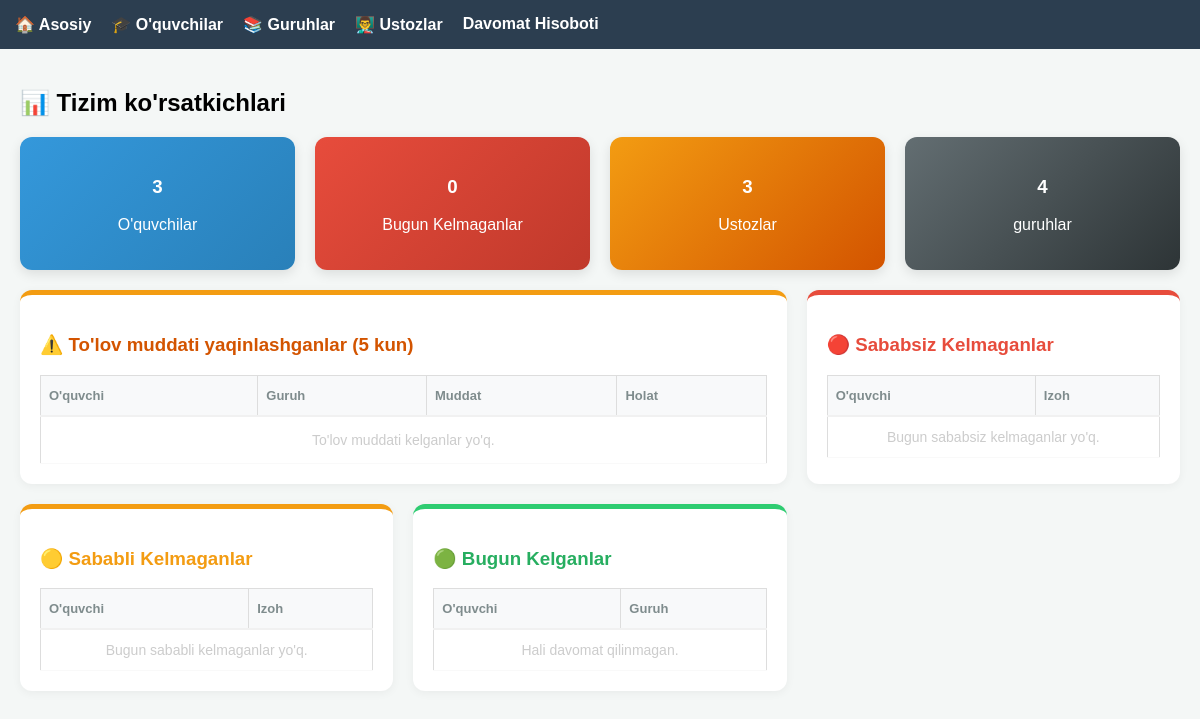
/bosh-sahifa/ (signed in), run on an earlier commit of the app's database.
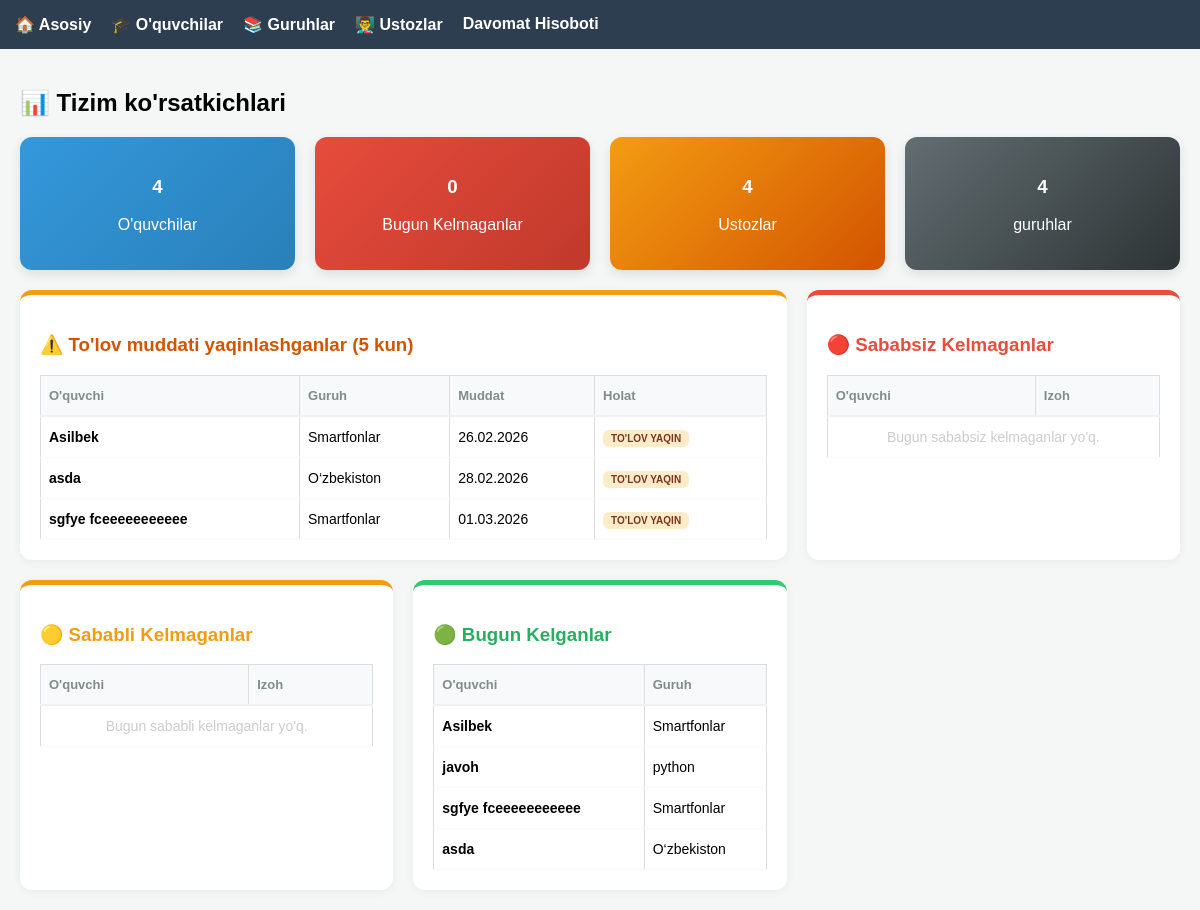
And on a later commit of the database.
### markaz/models.py (models this page shows, shortened)
class Student(models.Model):
    full_name = models.CharField(max_length=200)
    phone = models.CharField(max_length=13)
    group = models.ForeignKey(Group, on_delete=models.CASCADE, related_name='students')
    balance = models.DecimalField(max_digits=12, decimal_places=2, default=0)
    pay_until = models.DateField(null=True, blank=True, verbose_name="To'lov muddati")

class Group(models.Model):
    name = models.CharField(max_length=100)
    teacher = models.ForeignKey(Teacher, on_delete=models.SET_NULL, null=True)
    price = models.DecimalField(max_digits=10, decimal_places=2, default=0) # Kurs narxi

class Attendance(models.Model):
    student = models.ForeignKey(Student, on_delete=models.CASCADE)
    group = models.ForeignKey(Group, on_delete=models.CASCADE)
    date = models.DateField()
    is_present = models.BooleanField(default=True)
    reason_type = models.CharField(
        max_length=20,
        choices=[('sababli', 'Sababli'), ('sababsiz', 'Sababsiz')],
        null=True,
        blank=True
    )
    comment = models.TextField(null=True, blank=True)

### markaz/views.py (the view)
# urls.py: path('bosh-sahifa/', views.dashboard, name='dashboard'),
@login_required
def dashboard(request):
    today = timezone.now().date()
    five_days_later = today + timedelta(days=5)
    chronic_absent_students = []
    for student in Student.objects.all():
        last_3 = Attendance.objects.filter(student=student).order_by('-date')[:3]
        if last_3.count() == 3 and all(not att.is_present for att in last_3):
            chronic_absent_students.append(student)
    absent_records = Attendance.objects.filter(date=today, is_present=False)
    absent_unexcused = absent_records.filter(reason_type='sababsiz')
    absent_excused = absent_records.filter(reason_type='sababli')
    present_today = Attendance.objects.filter(date=today, is_present=True)
    warning_students = Student.objects.filter(
        pay_until__lte=five_days_later,
        pay_until__gte=today
    )
    debtors_count = Student.objects.filter(pay_until__lt=today).count()
    context = {
        'students_count': Student.objects.count(),
        'teachers_count': Teacher.objects.count(),
        'groups_count': Group.objects.count(),
        'absent_unexcused': absent_unexcused,
        'absent_excused': absent_excused,
        'present_today': present_today,
        'chronic_absent_students': chronic_absent_students,
        'warning_students': warning_students,
        'debtors_count': debtors_count,
        'today': today,
    }
    return render(request, 'dashboard.html', context)

### templates/dashboard.html (shortened to what the changed rows need)
{% extends 'base.html' %}
{% block content %}
<h2>📊 Tizim ko'rsatkichlari</h2>
<div class="stats-container">
    <a href="{% url 'student_list' %}" class="card bg-students">
        <h3>{{ students_count }}</h3>
        <p>O'quvchilar</p>
    </a>
    <a href="{% url 'teacher_list' %}" class="card bg-warning">
        <h3>{{ teachers_count }}</h3>
        <p>Ustozlar</p>
    </a>
</div>
<div class="report-section">
    <div class="report-box" style="border-top-color: #f39c12; grid-column: span 2;">
        <table class="status-table">
            <thead>
                <tr>
                    <th>O'quvchi</th>
                    <th>Guruh</th>
                    <th>Muddat</th>
                    <th>Holat</th>
                </tr>
            </thead>
            <tbody>
                {% for s in warning_students %}
                <tr>
                    <td><b>{{ s.full_name }}</b></td>
                    <td>{{ s.group.name }}</td>
                    <td>{{ s.pay_until|date:"d.m.Y" }}</td>
                    <td><span class="badge badge-yellow">To'lov yaqin</span></td>
                </tr>
                {% empty %}
                <tr><td colspan="4" style="text-align: center; color: #ccc; padding: 15px;">To'lov muddati kelganlar yo'q.</td></tr>
                {% endfor %}
            </tbody>
        </table>
    </div>
    <div class="report-box" style="border-top-color: #e74c3c;">
        <table class="status-table">
            <thead>
                <tr>
                    <th>O'quvchi</th>
                    <th>Izoh</th>
                </tr>
            </thead>
        </table>
    </div>
    <div class="report-box" style="border-top-color: #f39c12;">
        <table class="status-table">
            <thead>
                <tr>
                    <th>O'quvchi</th>
                    <th>Izoh</th>
                </tr>
            </thead>
        </table>
    </div>
    <div class="report-box" style="border-top-color: #2ecc71;">
        <table class="status-table">
            <thead>
                <tr>
                    <th>O'quvchi</th>
                    <th>Guruh</th>
                </tr>
            </thead>
            <tbody>
                {% for p in present_today %}
                <tr>
                    <td><b>{{ p.student.full_name }}</b></td>
                    <td>{{ p.group.name }}</td>
                </tr>
                {% empty %}
                <tr><td colspan="2" style="text-align: center; color: #ccc;">Hali davomat qilinmagan.</td></tr>
                {% endfor %}
            </tbody>
        </table>
    </div>
</div>
{% endblock %}

What changed in the data, as far as the page shows it:
now on this page (row edited): Student: full_name "Asilbek", group.name "Smartfonlar", pay_until "26.02.2026"
now on this page (row edited): Student: full_name "asda", group.name "O‘zbekiston", pay_until "28.02.2026"
added Student: full_name "sgfye fceeeeeeeeeee", group.name "Smartfonlar", pay_until "01.03.2026"
added Attendance: student.full_name "Asilbek", group.name "Smartfonlar"
added Attendance: student.full_name "javoh", group.name "python"
added Attendance: student.full_name "sgfye fceeeeeeeeeee", group.name "Smartfonlar"
added Attendance: student.full_name "asda", group.name "O‘zbekiston"
Also different on the page:
{{ students_count }}: "3" → "4"
{{ teachers_count }}: "3" → "4"
text no longer shown: "To'lov muddati kelganlar yo'q. Hali davomat qilinmagan."
